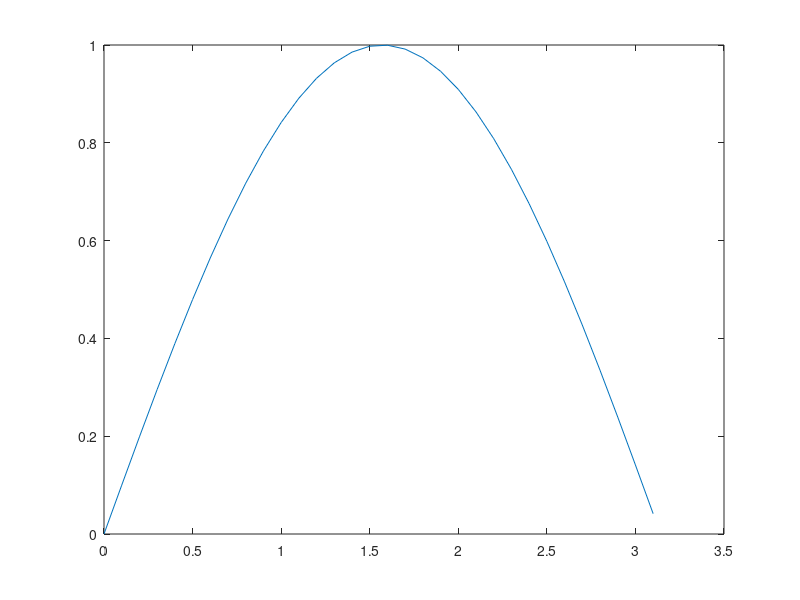

MATLAB code for this plot: (Note: this script raises an error after producing the figure.)
format long 
% 자릿수를 늘려서 출력
format shorte
% 자릿수를 줄이고, e로 출력
format short
% 자릿수를 줄여서 출력
x = 1:2:10
% x는 1부터 2씩 증가해서 10까지
x = 1:4.5 
% 1부터 4.5까지 1씩 증가
x = linspace(1,3,3)
% 1부터 3까지를 3개로 나눈다. 
x = linspace(1,6,2)
% 1부터 6까지를 2개로 나눈다.

% sin함수 그리기
x = 0:0.1:pi;
plot(x, sin(x))

A = [1,2,3; 4,5,6]
size(A)
% A의 row,column 개수. matlab의 모든 변수는 array. 

x=rand(1,5)
x(2)
x([3,1,2])
% index를 뽑아서 새로운 array 만듬.
% matlab은 index가 1부터 시작한다.

A(:,2)
% 모든 행, 2열

x = [1 2 3]
y = [4 5 6]
x .* y
% x .* y를 해야 곱해짐 그냥 * 하면 안됌 그냥 * 는 matrix끼리의 곱

y'
%transport. 뒤집어줌. 

disp('Hello') %print
disp(fprintf('x dot y = %f', x*y)) %printf

%for i = 1:5
%i^2
%for문